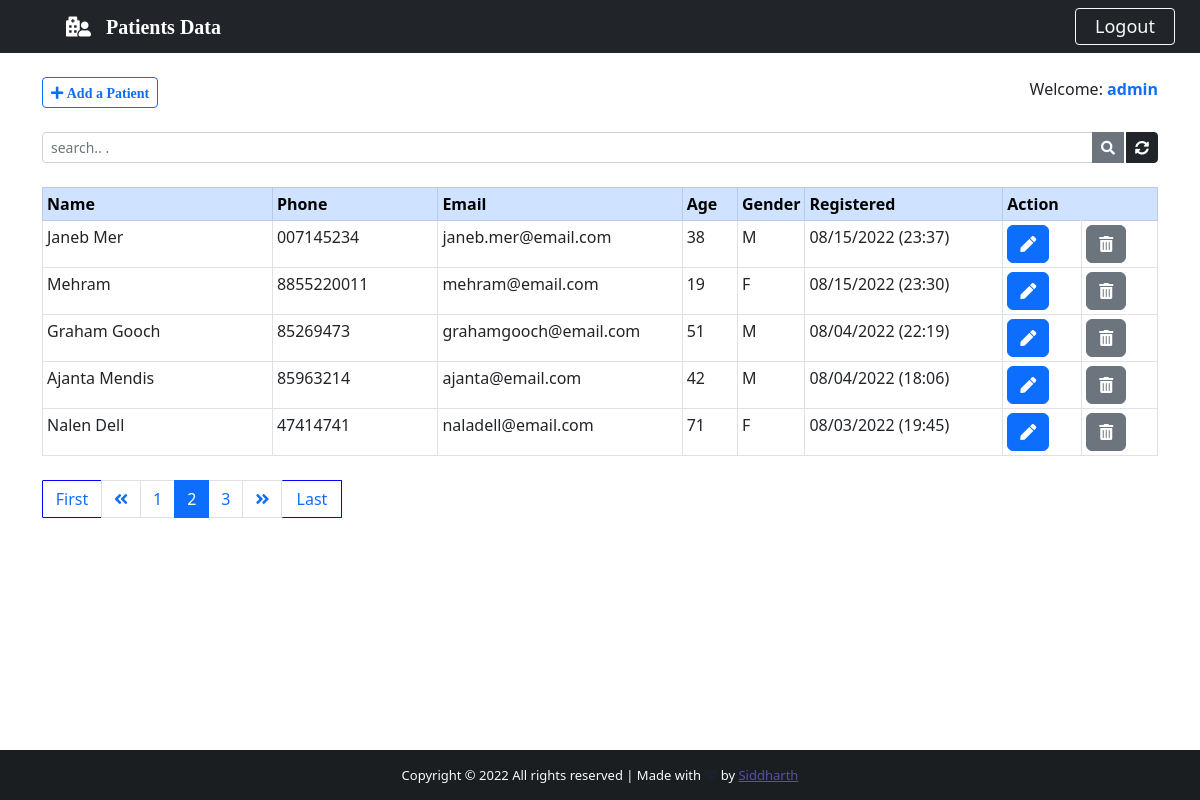
The app's page /backend/?page=2 (signed in) with its own data.
### app/models.py (models this page shows, shortened)
class Patients(models.Model):
    GENDER = (
        ('M', 'M'),
        ('F', 'F'),
    )
    id = models.IntegerField(primary_key=True, null=False, blank=False)
    name = models.CharField(max_length=60)
    phone = models.CharField(max_length=20)
    email = models.CharField(max_length=60)
    age = models.CharField(max_length=60)
    gender = models.CharField(max_length=1, null=True, blank=True, choices=GENDER)
    note = models.TextField()
    created_at=models.DateTimeField(auto_now_add=True)

### app/views.py (the view)
# urls.py: path("backend/", views.backend, name='backend'),
@cache_control(no_cache=True, must_revalidate=True, no_store=True)
@login_required(login_url="login")
def backend(request):
    if 'query' in request.GET:
        q = request.GET['query']
        all_patients_list = Patients.objects.filter(Q(name__icontains =q) | Q(phone__icontains =q) | Q(age__icontains =q)  | Q(gender__icontains =q) | Q(note__icontains =q) | Q(created_at__icontains =q) | Q(email__icontains =q) )
    else:
        all_patients_list = Patients.objects.all().order_by('-created_at')
    paginator= Paginator(all_patients_list, 5)
    page = request.GET.get('page')
    all_patients = paginator.get_page(page)
    return render(request, 'app/backend.html', {'patients':all_patients})

### app/templates/app/backend.html (shortened to what this page needs)
{% extends 'app/base.html' %}
{% block icon-nav %}
<a href="{% url 'backend' %}" class="navbar-brand flex-grow-1" style='text-align: center; color:#fff; margin-left:25px;'>
<i class='fas fa-hospital-user'>
    &nbsp; Patients Data</i>
</a>
{% endblock icon-nav %}
{% block btn-nav %}
    <a class='btn btn-danjer-primary btn-sm border-light text-light' id='btn-nav' data-bs-toggle="modal" data-bs-target="#logoutModal">Logout</a>
{% endblock btn-nav %}
{% block content %}
<div class='container'>
            <br>
        <div class='d-flex justify-content-between'>
            <a href="{% url 'add_patient' %}" class='btn btn-outline-primary btn-sm'>
                <i class="fas fa-plus">&nbsp;Add a Patient</i>
            </a>
            <span>Welcome: <strong><span class='text-primary'>{{user.get_username}}</span></strong></span>
        </div>
        <form method='GET' action="" >
            <div class="input-group input-group-sm mb-3 mt-4">
                <input type="text" name='query' class='form-control' placeholder="search.. ." value='{{request.GET.query}}'>
                <button class='btn btn-secondary'>
                    <i class="fas fa-search"></i>
                </button>
                <a href="{% url 'backend' %}" class='btn btn-dark' style="margin-left:2px;">
                    <i class="fas fa-sync-alt"></i>
                </a>
            </div>
        </form>
    <center>
        <table class="table table-bordered table-sm mt-4">
            <thead class="table-primary">
                <tr>
                    <th style="width:21%">Name</th>
                    <th style="width:15%">Phone</th>
                    <th style="width:22%">Email</th>
                    <th style="width:5%">Age</th>
                    <th style="width:5%">Gender</th>
                    <th style="width:18%">Registered</th>
                    <th colspan="2" style="width:14%">Action</th>
                </tr>
            </thead>
            {% for patient in patients %}
            <tr id="check-td">
                <td id="responsive-border">{{ patient.name |title }}</td>
                <td id="responsive-border">{{ patient.phone }}</td>
                <td id="responsive-border">{{ patient.email }}</td>
                <td id="responsive-border">{{ patient.age }}</td>
                <td id="responsive-border">{{ patient.gender }}</td>
                <td id="responsive-border">{{ patient.created_at | date:'m/d/Y (H:i)' }}</td>
                <td >
                    <a href="/patient/{{patient.id}}" class='btn btn-primary' title="Edit">
                        <i class="fas fa-pen"></i>
                    </a>
                </td>
                <td>
                    <a  class='btn btn-secondary' title="delete" data-bs-toggle="modal" data-bs-target="#deleteModal{{ patient.pk}}">
                        <i class="fas fa-trash-alt"></i>
                    </a>
                </td>
            </tr>
            {% endfor %}
        </table>
    </center>
<nav class="mt-4 mb-5">
{% if patients.has_other_pages %}
    <ul class="pagination justify-content-left">
        {% if patients.has_previous %}
            <a href="?page=1" class='btn btn-outline-primary mb-4' style='width:60px; border-radius:1px; border:1px solid blue;'>First</a>
                <li class="page-item">
                    <a href="?page={{ patients.previous_page_number }}" class='page-link'>
                        <i class="fas fa-angle-double-left"></i>
                    </a>
                </li>
        {% else %}
                <li class="page-item disabled"></li>
        {% endif %}
        {% for i in patients.paginator.page_range %}
            {% if patients.number == i %}
                <li class='page-item active'>
                    <span class="page-link">{{i}}
                    </span>
                </li>
        {% else %}
                <li class="page-item">
                    <a href="?page={{i}}" class="page-link">{{ i }}</a>
                </li>
        {% endif %}
        {% endfor %}
        {% if patients.has_next %}
                <li class="page-item">
                        <a href="?page={{ patients.next_page_number}}" class='page-link'>
                                <i class="fas fa-angle-double-right"></i>
                            </a>
                </li>
                <a href="?page={{ patients.paginator.num_pages }}" class='btn btn-outline-primary mb-4' style='width:60px; border-radius:1px; border:1px solid blue; border-left:none;'>Last</a>
        {% else %}
                <li class="page-item disabled"></li>
        {% endif %}
    </ul>
{% endif %}
</nav>
</div>
{% endblock content %}

### app/static/app/css/style.css (style rules this page uses)
html, body { max-height: 100%; margin: 0; max-width: 100%; overflow: hidden; }
#btn-nav { width: 100px; float: right; margin-right: 25px; font-size: large; }

### records on screen
Patients: name "Janeb Mer", phone "007145234", email "janeb.mer@email.com", age "38", gender "M", created_at "08/15/2022 (23:37)"
Patients: name "Mehram", phone "8855220011", email "mehram@email.com", age "19", gender "F", created_at "08/15/2022 (23:30)"
Patients: name "Graham Gooch", phone "85269473", email "grahamgooch@email.com", age "51", gender "M", created_at "08/04/2022 (22:19)"
Patients: name "Ajanta Mendis", phone "85963214", email "ajanta@email.com", age "42", gender "M", created_at "08/04/2022 (18:06)"
Patients: name "Nalen Dell", phone "47414741", email "naladell@email.com", age "71", gender "F", created_at "08/03/2022 (19:45)"

### other values on screen
{{ user.get_username }} "admin"
{{ i }} "1" "3"
{{ i }} "2"
